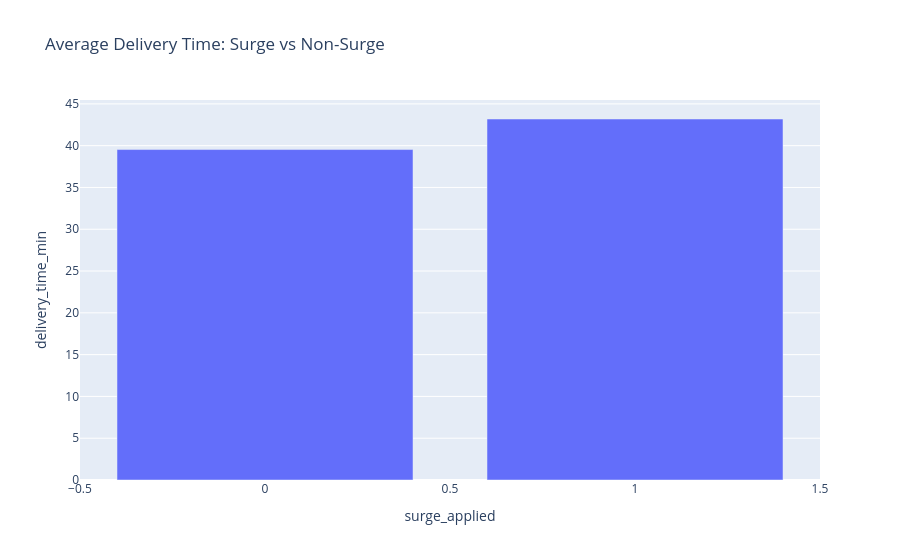

Source (notebook cell):
### Code cell
fig = px.bar(
    surge_analysis,
    x='surge_applied',
    y='delivery_time_min',
    title='Average Delivery Time: Surge vs Non-Surge'
)

fig.show()

### Figure 1 — Plotly figure (JSON) as saved in the notebook; plotly's stock layout.template omitted (floating-point values rounded to 4 significant figures)
{"data": [{"hovertemplate": "surge_applied=%{x}<br>delivery_time_min=%{y}<extra></extra>", "legendgroup": "", "marker": {"color": "#636efa", "pattern": {"shape": ""}}, "name": "", "orientation": "v", "showlegend": false, "textposition": "auto", "type": "bar", "x": [0, 1], "xaxis": "x", "y": [39.54, 43.19], "yaxis": "y"}], "layout": {"barmode": "relative", "legend": {"tracegroupgap": 0}, "title": {"text": "Average Delivery Time: Surge vs Non-Surge"}, "xaxis": {"anchor": "y", "domain": [0, 1], "title": {"text": "surge_applied"}}, "yaxis": {"anchor": "x", "domain": [0, 1], "title": {"text": "delivery_time_min"}}}}
